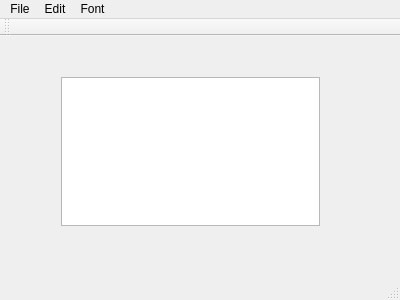
<?xml version="1.0" encoding="UTF-8"?>
<ui version="4.0">
 <class>MainWindow</class>
 <widget class="QMainWindow" name="MainWindow">
  <property name="geometry">
   <rect>
    <x>0</x>
    <y>0</y>
    <width>400</width>
    <height>300</height>
   </rect>
  </property>
  <property name="windowTitle">
   <string>MainWindow</string>
  </property>
  <widget class="QWidget" name="centralWidget">
   <widget class="QWidget" name="verticalLayoutWidget">
    <property name="geometry">
     <rect>
      <x>50</x>
      <y>30</y>
      <width>281</width>
      <height>171</height>
     </rect>
    </property>
    <layout class="QVBoxLayout" name="verticalLayout">
     <item>
      <widget class="QTextEdit" name="textEdit"/>
     </item>
    </layout>
   </widget>
  </widget>
  <widget class="QMenuBar" name="menuBar">
   <property name="geometry">
    <rect>
     <x>0</x>
     <y>0</y>
     <width>400</width>
     <height>21</height>
    </rect>
   </property>
   <widget class="QMenu" name="menuFile">
    <property name="title">
     <string>File</string>
    </property>
    <addaction name="actionNew"/>
    <addaction name="actionOpen"/>
    <addaction name="actionSave"/>
   </widget>
   <widget class="QMenu" name="menuEdit">
    <property name="title">
     <string>Edit</string>
    </property>
    <addaction name="actionCopy"/>
    <addaction name="actionPaste"/>
    <addaction name="actionCut"/>
    <addaction name="actionUndo"/>
   </widget>
   <widget class="QMenu" name="menuFont">
    <property name="title">
     <string>Font</string>
    </property>
    <addaction name="actionFont"/>
   </widget>
   <addaction name="menuFile"/>
   <addaction name="menuEdit"/>
   <addaction name="menuFont"/>
  </widget>
  <widget class="QToolBar" name="mainToolBar">
   <attribute name="toolBarArea">
    <enum>TopToolBarArea</enum>
   </attribute>
   <attribute name="toolBarBreak">
    <bool>false</bool>
   </attribute>
  </widget>
  <widget class="QStatusBar" name="statusBar"/>
  <action name="actionNew">
   <property name="text">
    <string>New</string>
   </property>
  </action>
  <action name="actionOpen">
   <property name="text">
    <string>Open</string>
   </property>
  </action>
  <action name="actionSave">
   <property name="text">
    <string>Save</string>
   </property>
  </action>
  <action name="actionExit">
   <property name="text">
    <string>Exit</string>
   </property>
  </action>
  <action name="actionCopy">
   <property name="text">
    <string>Copy</string>
   </property>
  </action>
  <action name="actionPaste">
   <property name="text">
    <string>Paste</string>
   </property>
  </action>
  <action name="actionCut">
   <property name="text">
    <string>Cut</string>
   </property>
  </action>
  <action name="actionUndo">
   <property name="text">
    <string>Undo</string>
   </property>
  </action>
  <action name="actionFont">
   <property name="text">
    <string>Font</string>
   </property>
  </action>
 </widget>
 <layoutdefault spacing="6" margin="11"/>
 <resources/>
 <connections/>
</ui>
